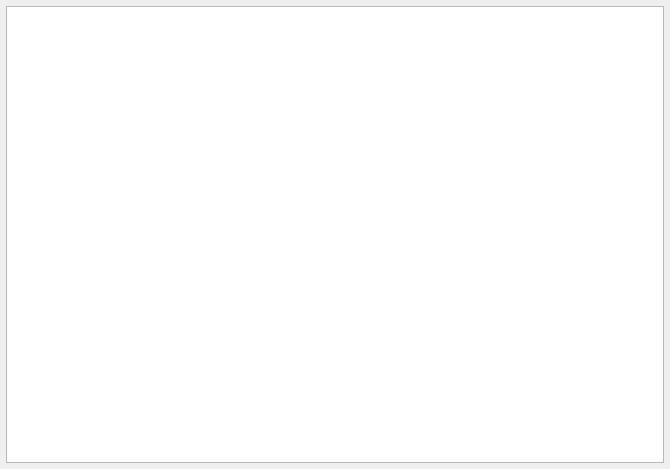
<?xml version="1.0" encoding="UTF-8"?>
<ui version="4.0">
 <class>Form</class>
 <widget class="QWidget" name="Form">
  <property name="geometry">
   <rect>
    <x>0</x>
    <y>0</y>
    <width>670</width>
    <height>469</height>
   </rect>
  </property>
  <property name="windowTitle">
   <string>IQ Waveform - ${DEV}</string>
  </property>
  <layout class="QVBoxLayout" name="verticalLayout" stretch="0">
   <property name="spacing">
    <number>6</number>
   </property>
   <property name="leftMargin">
    <number>6</number>
   </property>
   <property name="topMargin">
    <number>6</number>
   </property>
   <property name="rightMargin">
    <number>6</number>
   </property>
   <property name="bottomMargin">
    <number>6</number>
   </property>
   <item>
    <layout class="QVBoxLayout" name="verticalLayout_2">
     <property name="leftMargin">
      <number>0</number>
     </property>
     <property name="topMargin">
      <number>0</number>
     </property>
     <property name="rightMargin">
      <number>0</number>
     </property>
     <property name="bottomMargin">
      <number>0</number>
     </property>
     <item>
      <widget class="PyDMWaveformPlot" name="PyDMWaveformPlot">
       <property name="toolTip">
        <string/>
       </property>
       <property name="showXGrid">
        <bool>true</bool>
       </property>
       <property name="showYGrid">
        <bool>true</bool>
       </property>
       <property name="axisColor">
        <color>
         <red>222</red>
         <green>222</green>
         <blue>222</blue>
        </color>
       </property>
       <property name="title" stdset="0">
        <string>IQ Waveform - CH ${N}</string>
       </property>
       <property name="xLabels">
        <stringlist>
         <string>Time (us)</string>
        </stringlist>
       </property>
       <property name="yLabels">
        <stringlist>
         <string>Amplitude</string>
        </stringlist>
       </property>
       <property name="showLegend">
        <bool>true</bool>
       </property>
       <property name="curves">
        <stringlist>
         <string>{&quot;y_channel&quot;: &quot;ca://${DEV}:IWF${N}&quot;, &quot;x_channel&quot;: &quot;ca://${DEV}:XWF&quot;, &quot;name&quot;: &quot;I&quot;, &quot;color&quot;: &quot;#ff557f&quot;, &quot;lineStyle&quot;: 1, &quot;lineWidth&quot;: 1, &quot;symbol&quot;: null, &quot;symbolSize&quot;: 10, &quot;redraw_mode&quot;: 2}</string>
         <string>{&quot;y_channel&quot;: &quot;ca://${DEV}:QWF${N}&quot;, &quot;x_channel&quot;: &quot;ca://${DEV}:XWF&quot;, &quot;name&quot;: &quot;Q&quot;, &quot;color&quot;: &quot;#5500ff&quot;, &quot;lineStyle&quot;: 1, &quot;lineWidth&quot;: 1, &quot;symbol&quot;: null, &quot;symbolSize&quot;: 10, &quot;redraw_mode&quot;: 2}</string>
        </stringlist>
       </property>
      </widget>
     </item>
    </layout>
   </item>
  </layout>
 </widget>
 <customwidgets>
  <customwidget>
   <class>PyDMWaveformPlot</class>
   <extends>QGraphicsView</extends>
   <header>pydm.widgets.waveformplot</header>
  </customwidget>
 </customwidgets>
 <resources/>
 <connections/>
</ui>
